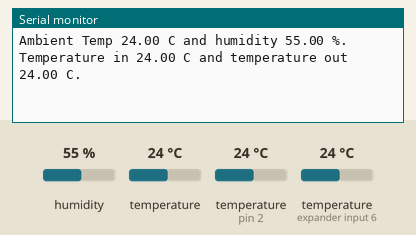
A sketch run on a simulated Arduino Uno, built with avr-gcc and run on an emulated ATmega328P. Shown: the last lines printed to the serial monitor. The test bench sets the inputs (shaded band); at power-on: humidity 55 %, temperature (sensors on pin 2, expander input 6) 24 °C, temperature 24 °C.

Above: at 1.2 s.
1.3 s: humidity set to 22 %
At 1.78 s:
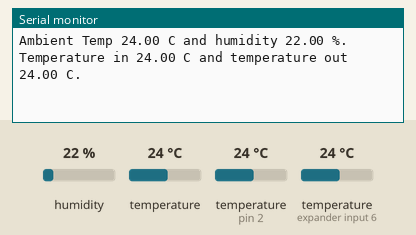
2.8 s: temperature (sensor on pin 2) set to 12 °C
At 2.81 s:
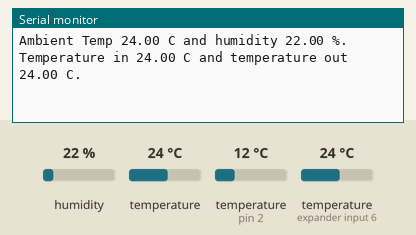
4.3 s: temperature (sensor on expander input 6) set to 12 °C
At 4.37 s:
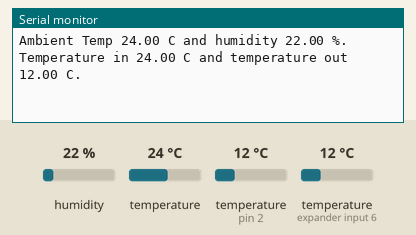
5.8 s: temperature (sensor 0) set to 12 °C
At 5.92 s:
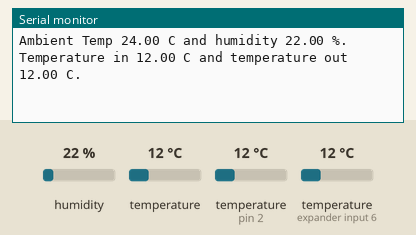
7.3 s: temperature (sensor on pin 2) set to 19 °C
At 7.47 s:
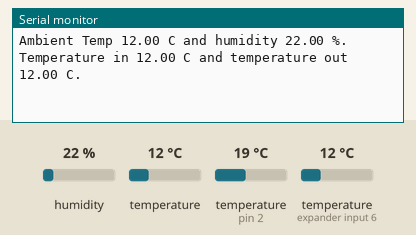
8.8 s: temperature (sensor on expander input 6) set to 19 °C
At 9.03 s:
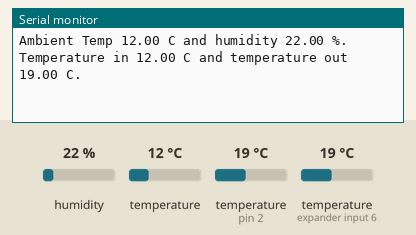
Timing chart, 0 to 11.3 s (numbered marks = the images above; inputs shaded):
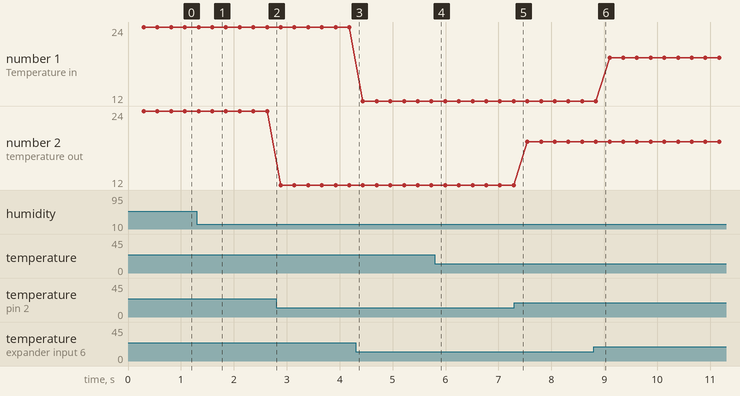

Measured:
- after the input at 1.3 s, the serial monitor: prints a new line after 0.29 s (image 1)
- plotted number 2: 24 → 12 after the input at 2.8 s, 12 → 19 after the input at 7.3 s

The sketch:

ambientLoggerV2.ino
```cpp
/******************************************************************************
SHT15 and 2 K thermocouple sensors connected.

Get the temperature in C and humidity.
Get the liquid in and out temperature in C.

SHT15 Connections:
GND  -> A2
Vcc  -> A3
DATA -> A4
SCK  -> A5
******************************************************************************/
#include <SHT1X.h>

/* -- SHT1x -- */
//variables for storing values
float tempC = 0;
float humidity = 0;

//Create an instance of the SHT1X sensor
SHT1x sht15(A4, A5);//Data, SCK

//delacre output pins for powering the sensor
int power = A3;
int gnd = A2;

/* -- Thermocouples -- */
#include <OneWire.h>
#include <DallasTemperature.h>

// Data wire is plugged into port 2 on the Arduino
#define ONE_WIRE_BUS 2
#define TEMPERATURE_PRECISION 9

// Setup a oneWire instance to communicate with any OneWire devices (not just Maxim/Dallas temperature ICs)
OneWire oneWire(ONE_WIRE_BUS);

// Pass our oneWire reference to Dallas Temperature.
DallasTemperature sensors(&oneWire);

// arrays to hold device addresses
DeviceAddress inThermocouple, outThermocouple;

//variables for storing values
float t_in = 0;
float t_out = 0;

/* -- Serial -- */
String serialStr = "";
boolean serialStrReady = false;

void setup()
{
  Serial.begin(115200); // Open serial connection to report values to host

/* -- SHT1x -- */
  pinMode(power, OUTPUT);
  digitalWrite(power, HIGH);
  pinMode(gnd, OUTPUT);
  digitalWrite(gnd, LOW);

/* -- Thermocouples -- */
  // Start up the library
  sensors.begin();

/* -- Thermocouples -- */
  // set the resolution to 9 bit
  sensors.setResolution(inThermocouple, TEMPERATURE_PRECISION);
  sensors.setResolution(outThermocouple, TEMPERATURE_PRECISION);

  sensors.getAddress(inThermocouple, 1);  // 3B66418803DC6C05
  sensors.getAddress(outThermocouple, 0); // 3BB91D1900000008

//  Serial.println("Ready");

}
//-------------------------------------------------------------------------------------------
void loop()
{
    readSHT();
    t_in = readThermocouple(inThermocouple);
    t_out = readThermocouple(outThermocouple);

    Serial.print("Ambient Temp ");
    Serial.print(tempC);
    Serial.print(" C and humidity ");
    Serial.print(humidity);
    Serial.print(" %. ");
    Serial.print("Temperature in ");
    Serial.print(t_in);
    Serial.print(" C and temperature out ");
    Serial.print(t_out);
    Serial.println(" C.");
}
//-------------------------------------------------------------------------------------------
void readSHT()
{
  // Read values from the sensor
  tempC = sht15.readTemperatureC();
  humidity = sht15.readHumidity();
}
//-------------------------------------------------------------------------------------------
float readThermocouple(DeviceAddress deviceAddress)
{
  //Read thermocouple temp in and out
  sensors.requestTemperatures();
  return sensors.getTempC(deviceAddress);
}
//-------------------------------------------------------------------------------------------
```
